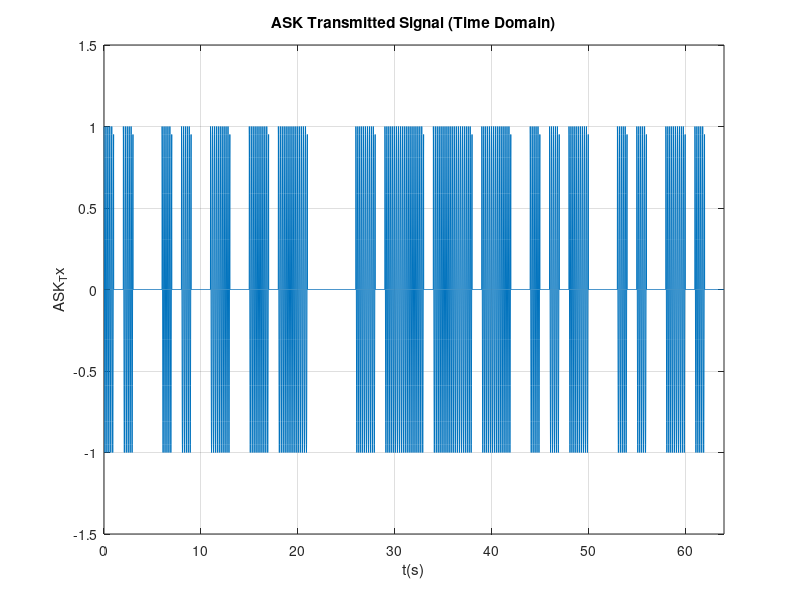
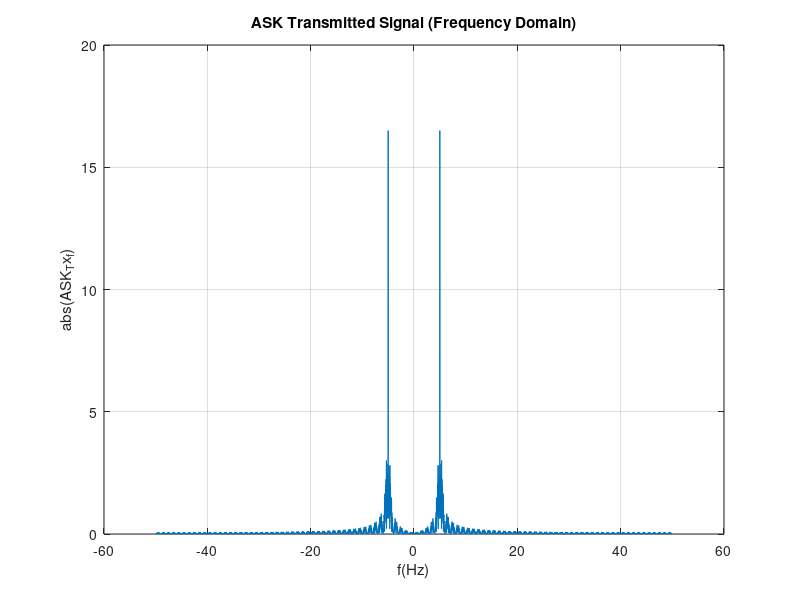
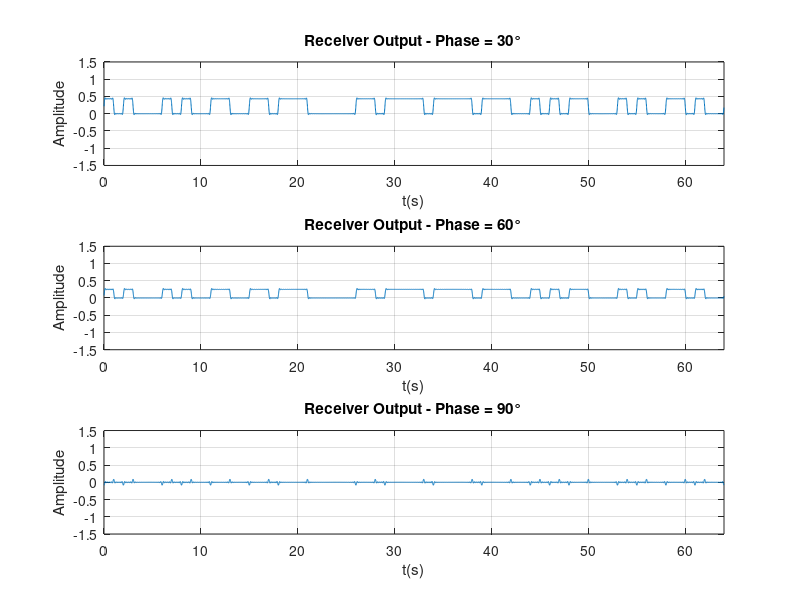
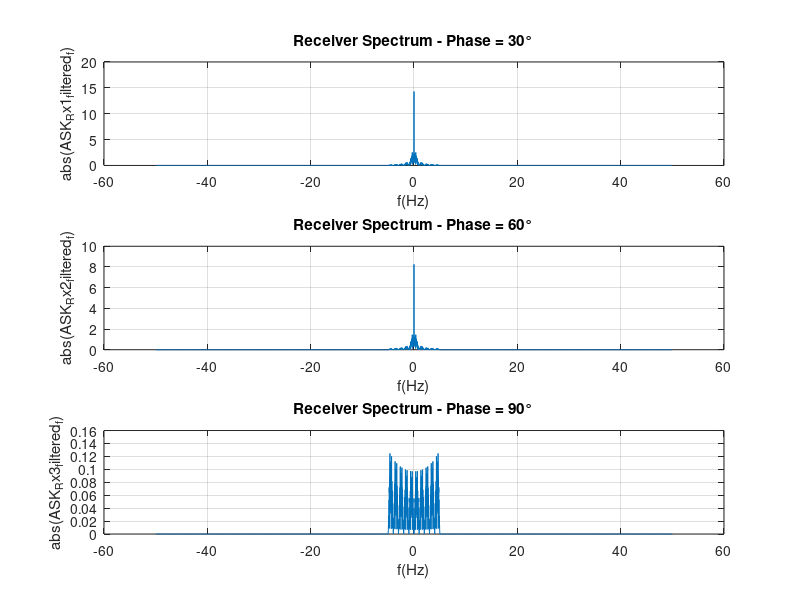

The MATLAB source for these figures, in order:
%%% Part B – Digital Modulation %%%
%%%%%%% ASK %%%%%%%
N = 64;              % Number of bits
Tb = 1;              % Bit period
Rb = 1/Tb;           % Bit rate
fc = 5*Rb;           % Carrier frequency
fs = 100;            % Sampling frequency
ts = 1/fs ;          % Sampling Time
df = 1/(fs*N*ts)     % Frequency resolution

% Generate a random binary sequence
b = rand(1,N) > 0.5 ;

% Time Vector
t = 0:ts:N*Tb-ts;     % total points = N*fs

% ASK Binary Data generation (Baseband signal)
ASK = [];
for i = 1:N
  if b(i) == 1
    ASK = [ASK ones(1,fs)] ;
  else
    ASK = [ASK zeros(1,fs)] ;
  end
end

% ASK Transmitter
c = cos(2*pi*fc*t);       % Carrier Signal
ASK_Tx = ASK.*c ;

% Time-Domain Plot (Transmitted Signal)
figure;
plot(t,ASK_Tx);
axis ([0 N*Tb -1.5 1.5]) ; % Set axis limits to show pulse levels clearly
xlabel('t(s)');
ylabel('ASK_Tx');
title('ASK Transmitted Signal (Time Domain)');
grid on;

% Spectrum of Transmitted Signal
f = -0.5*fs : df : 0.5*fs-df ;
ASK_Tx_f = fftshift(fft(ASK_Tx))*ts;
figure(2)
plot(f,abs(ASK_Tx_f)) ;
xlabel('f(Hz)') ;
ylabel('abs(ASK_Tx_f)') ;
title('ASK Transmitted Signal (Frequency Domain)');
grid on ;

% Coherent ASK Receiver with Phase Error
C_Rx1 = cos(2*pi*fc*t + (pi/6));
C_Rx2 = cos(2*pi*fc*t + (pi/3));
C_Rx3 = cos(2*pi*fc*t + (pi/2));

ASK_Rx1 = ASK_Tx.*C_Rx1;
ASK_Rx2 = ASK_Tx.*C_Rx2;
ASK_Rx3 = ASK_Tx.*C_Rx3;

% Spectrum of Received Signal before the low-pass filter
ASK_Rx1_f = fftshift(fft(ASK_Rx1)) * ts;
ASK_Rx2_f = fftshift(fft(ASK_Rx2)) * ts;
ASK_Rx3_f = fftshift(fft(ASK_Rx3)) * ts;

%%% Low-pass filter %%%
H = abs(f) < 5

% The output of the low pass filter (frequency domain)
ASK_Rx1_filtered_f = H.*ASK_Rx1_f  ;
ASK_Rx2_filtered_f = H.*ASK_Rx2_f  ;
ASK_Rx3_filtered_f = H.*ASK_Rx3_f  ;

% The output of the low pass filter (Time domain)
ASK_Rx1_filtered_t = ifft(ifftshift(ASK_Rx1_filtered_f )) / ts;
ASK_Rx2_filtered_t = ifft(ifftshift(ASK_Rx2_filtered_f )) / ts;
ASK_Rx3_filtered_t = ifft(ifftshift(ASK_Rx3_filtered_f )) / ts;


% Plotting The output of low-pass filter in Time domain
figure;
% First subplot for phase = 30°
subplot(3,1,1);
plot(t, ASK_Rx1_filtered_t);
axis([0 N*Tb -1.5 1.5]);
xlabel('t(s)');
ylabel('Amplitude');
title('Receiver Output - Phase = 30°');
grid on;

% Second subplot for phase = 60°
subplot(3,1,2);
plot(t, ASK_Rx2_filtered_t);
axis([0 N*Tb -1.5 1.5]);
xlabel('t(s)');
ylabel('Amplitude');
title('Receiver Output - Phase = 60°');
grid on;

% Third subplot for phase = 90°
subplot(3,1,3);
plot(t, ASK_Rx3_filtered_t);
axis([0 N*Tb -1.5 1.5]);
xlabel('t(s)');
ylabel('Amplitude');
title('Receiver Output - Phase = 90°');
grid on;

% Plotting The output of low-pass filter in frequency domain
figure;
% Phase = 30°
subplot(3,1,1);
plot(f, abs(ASK_Rx1_filtered_f));
xlabel('f(Hz)');
ylabel('abs(ASK_Rx1_filtered_f)');
title('Receiver Spectrum - Phase = 30°');
grid on;

% Phase = 60°
subplot(3,1,2);
plot(f, abs(ASK_Rx2_filtered_f));
xlabel('f(Hz)');
ylabel('abs(ASK_Rx2_filtered_f)');
title('Receiver Spectrum - Phase = 60°');
grid on;

% Phase = 90°
subplot(3,1,3);
plot(f, abs(ASK_Rx3_filtered_f));
xlabel('f(Hz)');
ylabel('abs(ASK_Rx3_filtered_f)');
title('Receiver Spectrum - Phase = 90°');
grid on;

%%% Decision Making device %%%

decision_30 = zeros(1,N);
decision_60 = zeros(1,N);
decision_90 = zeros(1,N);

th = 0.2;   % correct threshold to retrieve the data

for i = 1:N
    idx = (i-1)*fs + 1 : i*fs;
    % The average value of the low-pass filter output
    z1 = mean(ASK_Rx1_filtered_t(idx));
    z2 = mean(ASK_Rx2_filtered_t(idx));
    z3 = mean(ASK_Rx3_filtered_t(idx));
    decision_30(i) = z1 > th;
    decision_60(i) = z2 > th;
    decision_90(i) = z3 > th;
end

%%% Subplot of Original ASK signal and Decision Making output %%%

figure;
% Original ASK signal (baseband)
subplot(2,1,1);
plot(t, ASK, 'LineWidth', 1.5);
axis([0 N*Tb -0.5 1.5]);
xlabel('t(s)');
ylabel('Amplitude');
title('Original ASK Signal (Baseband)');
grid on;

% Decision output (bit decisions)
subplot(2,1,2);
stem(decision_30,'r','filled');
hold on;
stem(decision_60,'b','filled');
stem(decision_90,'k','filled');
xlabel('Bit index');
ylabel('Decision');
axis([0 N*Tb -0.5 1.5]);
title('Decision Making Output');
legend('30°','60°','90°');
grid on;





%%%%%%% PSK %%%%%%%

%% Parameters
N = 64;              % Number of bits
Tb = 1;              % Bit period
Rb = 1/Tb;           % Bit rate
fc = 5*Rb;           % Carrier frequency (> Rb)
fs = 100;            % Sampling frequency
ts = 1/fs;           % Sampling interval
df = 1/(N*Tb);       % Frequency resolution

%% Time vector
t = 0:ts:N*Tb-ts;     % total points = N*fs

%% Generate random binary sequence
b = rand(1,N) > 0.5;

%% Baseband PSK signal generation
PSK = [];
for i = 1:N
    if b(i) == 1
        PSK = [PSK ones(1, fs)];    % bit 1 = 1
    else
        PSK = [PSK -ones(1, fs)];   % bit 0 = -1
    end
end

%% PSK Transmitter
c = cos(2*pi*fc*t);
PSK_Tx = PSK.*c;

%% Time-domain plot (Transmitted)
figure;
plot(t, PSK_Tx);
axis([0 N*Tb -1.5 1.5]);
xlabel('t(s)');
ylabel('Amplitude');
title('PSK Transmitted Signal (Time Domain)');
grid on;

%% Frequency-domain plot (Transmitted)
f = -fs/2 : df : fs/2 - df;
PSK_Tx_f = fftshift(fft(PSK_Tx)) * ts;
figure;
plot(f, abs(PSK_Tx_f));
xlabel('f(Hz)');
ylabel('PSK Tx Spectrum');
title('PSK Transmitted Signal (Frequency Domain)');
grid on;

%% Coherent PSK Receiver with Phase Errors %%
C_Rx1 = cos(2*pi*fc*t + (pi/6));
C_Rx2 = cos(2*pi*fc*t + (pi/3));
C_Rx3 = cos(2*pi*fc*t + (pi/2));

PSK_Rx1 = PSK_Tx.*C_Rx1;
PSK_Rx2 = PSK_Tx.*C_Rx2;
PSK_Rx3 = PSK_Tx.*C_Rx3;

% Spectrum of Received Signal before the low-pass filter
PSK_Rx1_f = fftshift(fft(PSK_Rx1)) * ts;
PSK_Rx2_f = fftshift(fft(PSK_Rx2)) * ts;
PSK_Rx3_f = fftshift(fft(PSK_Rx3)) * ts;

%%% Low-pass filter %%%
H = abs(f) < 5

% The output of the low pass filter (frequency domain)
PSK_Rx1_filtered_f = H.*PSK_Rx1_f  ;
PSK_Rx2_filtered_f = H.*PSK_Rx2_f  ;
PSK_Rx3_filtered_f = H.*PSK_Rx3_f  ;

% The output of the low pass filter (Time domain)
PSK_Rx1_filtered_t = real(ifft(ifftshift(PSK_Rx1_filtered_f )) / ts);
PSK_Rx2_filtered_t = real(ifft(ifftshift(PSK_Rx2_filtered_f )) / ts);
PSK_Rx3_filtered_t = real(ifft(ifftshift(PSK_Rx3_filtered_f )) / ts);


% Plotting The output of low-pass filter in Time domain
figure;
% First subplot for phase = 30°
subplot(3,1,1);
plot(t, PSK_Rx1_filtered_t);
axis([0 N*Tb -1.5 1.5]);
xlabel('t(s)');
ylabel('Amplitude');
title('Receiver Output - Phase = 30°');
grid on;

% Second subplot for phase = 60°
subplot(3,1,2);
plot(t, PSK_Rx2_filtered_t);
axis([0 N*Tb -1.5 1.5]);
xlabel('t(s)');
ylabel('Amplitude');
title('Receiver Output - Phase = 60°');
grid on;

% Third subplot for phase = 90°
subplot(3,1,3);
plot(t, PSK_Rx3_filtered_t);
axis([0 N*Tb -1.5 1.5]);
xlabel('t(s)');
ylabel('Amplitude');
title('Receiver Output - Phase = 90°');
grid on;

% Plotting The output of low-pass filter in frequency domain
figure;
% Phase = 30°
subplot(3,1,1);
plot(f, abs(PSK_Rx1_filtered_f));
xlabel('f(Hz)');
ylabel('abs(PSK_Rx1_filtered_f)');
title('Receiver Spectrum - Phase = 30°');
grid on;

% Phase = 60°
subplot(3,1,2);
plot(f, abs(PSK_Rx2_filtered_f));
xlabel('f(Hz)');
ylabel('abs(PSK_Rx2_filtered_f)');
title('Receiver Spectrum - Phase = 60°');
grid on;

% Phase = 90°
subplot(3,1,3);
plot(f, abs(PSK_Rx3_filtered_f));
xlabel('f(Hz)');
ylabel('abs(PSK_Rx3_filtered_f)');
title('Receiver Spectrum - Phase = 90°');
grid on;

%%% Decision Making device %%%

decision_30 = zeros(1,N);
decision_60 = zeros(1,N);
decision_90 = zeros(1,N);

th = 0;   % correct threshold to retrieve the data

for i = 1:N
    idx = (i-1)*fs + 1 : i*fs;
    % The average value of the low-pass filter output
    z1 = mean(PSK_Rx1_filtered_t(idx));
    z2 = mean(PSK_Rx2_filtered_t(idx));
    z3 = mean(PSK_Rx3_filtered_t(idx));

    % Decision making
    if z1 > th
        decision_30(i) = 1;
    else
        decision_30(i) = -1;
    end

    if z2 > th
        decision_60(i) = 1;
    else
        decision_60(i) = -1;
    end

    if z3 > th
        decision_90(i) = 1;
    else
        decision_90(i) = -1;
    end
end


%%% Subplot of Original PSK signal and Decision Making output %%%

figure;
% Original PSK signal (baseband)
subplot(2,1,1);
plot(t, PSK, 'LineWidth', 1.5);
axis([0 N*Tb -0.5 1.5]);
xlabel('t(s)');
ylabel('Amplitude');
title('Original PSK Signal (Baseband)');
grid on;

% Decision output (bit decisions)
subplot(2,1,2);
stem(decision_30,'r','filled');
hold on;
stem(decision_60,'b','filled');
stem(decision_90,'k','filled');
xlabel('Bit index');
ylabel('Decision');
axis([0 N*Tb -0.5 1.5]);
title('Decision Making Output');
legend('30°','60°','90°');
grid on;





%%%%% FSK %%%%

%Parameters
N  = 64;              % Number of bits
Tb = 1;               % Bit period
Rb = 1/Tb;            % Bit rate
fs = 100;             % Sampling frequency
ts = 1/fs ;           % Sampling interval
df = 1/(N*Tb);        % Frequency resolution

f1 = 5*Rb;            % Frequency for bit '1'
f0 = 2*Rb;            % Frequency for bit '0'

%% Time vector
t = 0:ts:N*Tb-ts;     % total points = N*fs

%% Generate random binary sequence
b = rand(1,N) > 0.5;  % unipolar 0/1

%% Baseband FSK signal (for plotting)
FSK = [];
for i = 1:N
    if b(i) == 1
        FSK = [FSK ones(1,fs)];
    else
        FSK = [FSK zeros(1,fs)];
    end
end

%% FSK Transmitter
FSK_Tx = [];
for i = 1:N
    ti = (i-1)*Tb:ts:i*Tb-ts;
    if b(i) == 1
        FSK_Tx = [FSK_Tx cos(2*pi*f1*ti)];
    else
        FSK_Tx = [FSK_Tx cos(2*pi*f0*ti)];
    end
end

%% Time-Domain Plot (Transmitted Signal)
figure;
plot(t, FSK_Tx);
grid on;
axis([0 N*Tb -1.5 1.5]);
xlabel('t(s)');
ylabel('Amplitude');
title('FSK Transmitted Signal (Time Domain)');

%% Frequency-Domain Plot (Transmitted Signal)
f = -fs/2:df:fs/2-df;
FSK_Tx_f = fftshift(fft(FSK_Tx)) * ts;
figure;
plot(f, abs(FSK_Tx_f));
grid on;
xlabel('f(Hz)');
ylabel('FSK Tx Spectrum');
title('FSK Transmitted Signal (Frequency Domain)');

%% Coherent FSK Receiver with Phase Errors
C_Rx1 = cos(2*pi*f1*t + pi/6);
C_Rx2 = cos(2*pi*f1*t + pi/3);
C_Rx3 = cos(2*pi*f1*t + pi/2);

% Multiply by local oscillator
FSK_Rx1 = FSK_Tx .* C_Rx1 - FSK_Tx .* cos(2*pi*f0*t + pi/6);
FSK_Rx2 = FSK_Tx .* C_Rx2 - FSK_Tx .* cos(2*pi*f0*t + pi/3);
FSK_Rx3 = FSK_Tx .* C_Rx3 - FSK_Tx .* cos(2*pi*f0*t + pi/2);

% Spectrum of Received Signal before the low-pass filter
FSK_Rx1_f = fftshift(fft(FSK_Rx1)) * ts;
FSK_Rx2_f = fftshift(fft(FSK_Rx2)) * ts;
FSK_Rx3_f = fftshift(fft(FSK_Rx3)) * ts;

%%% Low-pass filter %%%
H = abs(f) < 2 ;

% The output of the low pass filter (frequency domain)
FSK_Rx1_filtered_f = H.*FSK_Rx1_f  ;
FSK_Rx2_filtered_f = H.*FSK_Rx2_f  ;
FSK_Rx3_filtered_f = H.*FSK_Rx3_f  ;

% The output of the low pass filter (Time domain)
FSK_Rx1_filtered_t = real(ifft(ifftshift(FSK_Rx1_filtered_f )) / ts);
FSK_Rx2_filtered_t = real(ifft(ifftshift(FSK_Rx2_filtered_f )) / ts);
FSK_Rx3_filtered_t = real(ifft(ifftshift(FSK_Rx3_filtered_f )) / ts);


% Plotting The output of low-pass filter in time domain
figure;
subplot(3,1,1);
plot(t, FSK_Rx1_filtered_t);
axis([0 N*Tb -1.5 1.5]);
xlabel('t(s)');
ylabel('Amplitude');
title('FSK Receiver Output - Phase = 30°');
grid on;

subplot(3,1,2);
plot(t, FSK_Rx2_filtered_t);
axis([0 N*Tb -1.5 1.5]);
xlabel('t(s)');
ylabel('Amplitude');
title('FSK Receiver Output - Phase = 60°');
grid on;

subplot(3,1,3);
plot(t, FSK_Rx3_filtered_t);
axis([0 N*Tb -1.5 1.5]);
xlabel('t(s)');
ylabel('Amplitude');
title('FSK Receiver Output - Phase = 90°');
grid on;


% Plotting The output of low-pass filter in frequency domain

figure;
subplot(3,1,1);
plot(f, abs(FSK_Rx1_filtered_f));
xlabel('f(Hz)');
ylabel('|FSK Rx1 Spectrum|');
title('Receiver Spectrum - Phase = 30°');
grid on;

subplot(3,1,2);
plot(f, abs(FSK_Rx2_filtered_f));
xlabel('f(Hz)');
ylabel('|FSK Rx2 Spectrum|');
title('Receiver Spectrum - Phase = 60°');
grid on;

subplot(3,1,3);
plot(f, abs(FSK_Rx3_filtered_f));
xlabel('f(Hz)');
ylabel('|FSK Rx3 Spectrum|');
title('Receiver Spectrum - Phase = 90°');
grid on;


##%%% Decision Making device %%%

decision_30 = zeros(1,N);
decision_60 = zeros(1,N);
decision_90 = zeros(1,N);

th = 0;
for i = 1:N
    idx = (i-1)*fs + 1 : i*fs;
    % The average value of the low-pass filter output
    z1 = mean(FSK_Rx1_filtered_t(idx));
    z2 = mean(FSK_Rx2_filtered_t(idx));
    z3 = mean(FSK_Rx3_filtered_t(idx));

    % Decision making
    if z1 > th
        decision_30(i) = 1;
    else
        decision_30(i) = -1;
    end

    if z2 > th
        decision_60(i) = 1;
    else
        decision_60(i) = -1;
    end

    if z3 > th
        decision_90(i) = 1;
    else
        decision_90(i) = -1;
    end
end

%%% Subplot of Original FSK signal and Decision Making output %%%

figure;
% Original FSK signal (baseband)
subplot(2,1,1);
plot(t, FSK, 'LineWidth', 1.5);
axis([0 N*Tb -0.5 1.5]);
xlabel('t(s)');
ylabel('Amplitude');
title('Original FSK Signal (Baseband)');
grid on;

% Decision output (bit decisions)
subplot(2,1,2);
stem(decision_30,'r','filled');
hold on;
stem(decision_60,'b','filled');
stem(decision_90,'k','filled');
xlabel('Bit index');
ylabel('Decision');
axis([0 N*Tb -0.5 1.5]);
title('Decision Making Output');
legend('30°','60°','90°');
grid on;
